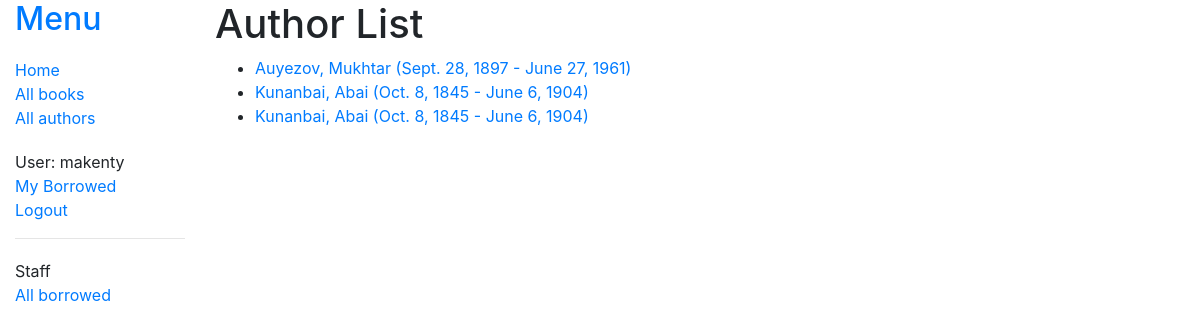
The app's page /catalog/author/ (signed in) with its own data.
### catalog/models.py (models this page shows)
class Author(models.Model):
    first_name = models.CharField(max_length=100)
    last_name = models.CharField(max_length=100)
    date_of_birth = models.DateField(null=True, blank=True)
    date_of_death = models.DateField('Died', null=True, blank=True)
    def get_absolute_url(self):
        return reverse('author-detail', args=[str(self.id)])
    def __str__(self):
        return '%s, %s' % (self.last_name, self.first_name)

### catalog/views.py (the view)
class AuthorListView(LoginRequiredMixin, generic.ListView):
    model = Author
    paginate_by = 10

### catalog/templates/catalog/author_list.html
{% extends "base_generic.html" %}
{% block content %}
<h1>Author List</h1>
{% if author_list %}
  <ul>
  {% for author in author_list %}
    <li>
      <a href="{{ author.get_absolute_url }}">
      {{ author }} ({{author.date_of_birth}} - {% if author.date_of_death %}{{author.date_of_death}}{% endif %})
      </a>
    </li>
  {% endfor %}
 </ul>
{% else %}
  <p>There are no authors available.</p>
{% endif %}
{% endblock %}

### catalog/templates/base_generic.html (shortened to what this page needs)
<!DOCTYPE html>
<html lang="en">
<head>
  <link rel="stylesheet" href="https://cdn.jsdelivr.net/npm/bootstrap@4.5.3/dist/css/bootstrap.min.css">
  {% load static %}
  <link rel="stylesheet" href="{% static 'css/styles.css' %}">
</head>
<body>
<div class="container-fluid">
<div class="row">
  <div class="col-sm-2">
  {% block sidebar %}
  <h2><a href="{% url 'index' %}">Menu</a></h2>
  <ul class="sidebar-nav">
    <li><a href="{% url 'index' %}">Home</a></li>
    <li><a href="{% url 'books' %}">All books</a></li>
    <li><a href="{% url 'authors' %}">All authors</a></li>
  </ul>
  <ul class="sidebar-nav">
   {% if user.is_authenticated %}
     <li>User: {{ user.get_username }}</li>
     <li><a href="{% url 'my-borrowed' %}">My Borrowed</a></li>
     <li><a href="{% url 'logout'%}?next={{request.path}}">Logout</a></li>
   {% else %}
     <li><a href="{% url 'login'%}?next={{request.path}}">Login</a></li>
   {% endif %}
  </ul>
   {% if user.is_staff %}
   <hr />
   <ul class="sidebar-nav">
   <li>Staff</li>
   {% if perms.catalog.can_mark_returned %}
   <li><a href="all-borrowed">All borrowed</a></li>
   {% endif %}
   </ul>
    {% endif %}
{% endblock %}
  </div>
  <div class="col-sm-10 ">
  {% block content %}{% endblock %}
  </div>
</div>
</div>
</body>
</html>

### catalog/static/css/styles.css (style rules this page uses)
.sidebar-nav { margin-top: 20px; padding: 0; list-style: none; }

### records on screen
Author: last_name+first_name "Auyezov, Mukhtar", date_of_birth "Sept. 28, 1897", date_of_death "June 27, 1961"
Author: last_name+first_name "Kunanbai, Abai", date_of_birth "Oct. 8, 1845", date_of_death "June 6, 1904"
Author: last_name+first_name "Kunanbai, Abai", date_of_birth "Oct. 8, 1845", date_of_death "June 6, 1904"

### other values on screen
{{ user.get_username }} "makenty"
